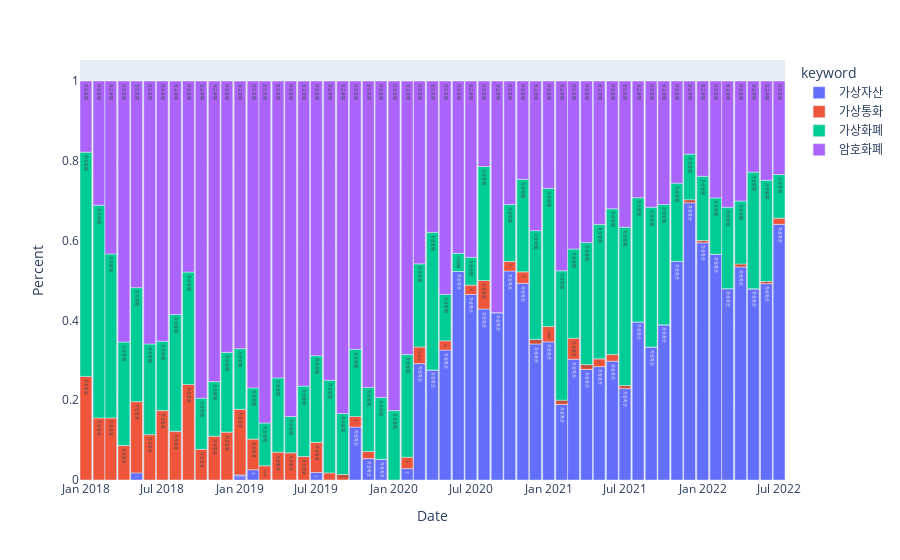

Here is the notebook cell this chart was saved with:
### Code cell
df3 = Df[['공인인증서','공동인증서']]
df3['Percent'] = df3.groupby(['Date'])['value'].transform(lambda x: x/x.sum())
fig = px.bar(df3, x="Date", y="Percent", color="keyword", text="keyword")
fig.update_layout(bargap =0)
fig.show()
